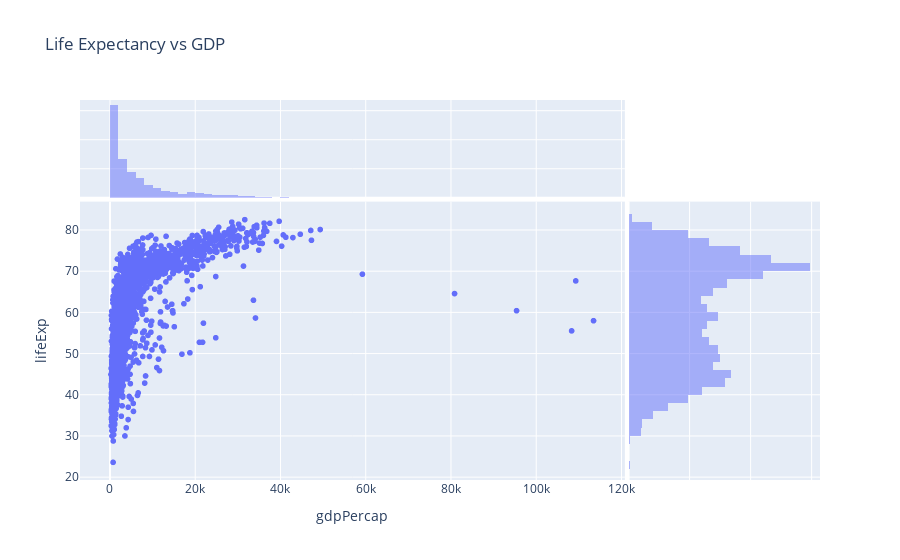

The code cell stored with this chart in its notebook:
### Markdown cell above
[Back to top](#Index:) 

### Problem 11

#### Scatterplot of Life Expectancy vs. GDP including marginal histograms with `plotly`



Create a Scatterplot Life Expectancy vs. GDP including marginals as histograms using `plotly`.

### Code cell
#plotly gdp v life exp marginal_x = "histogram" and y
fig = px.scatter(gapminder, x="gdpPercap", y="lifeExp",
                 marginal_x="histogram", marginal_y="histogram",
                 title="Life Expectancy vs GDP")
fig.show()

### Figure 1 — Plotly figure (JSON) as saved in the notebook; plotly's stock layout.template omitted (floating-point values rounded to 4 significant figures; data arrays with more than 128 entries replaced by an {"elided": "..."} marker saying what was removed)
{"data": [{"hovertemplate": "gdpPercap=%{x}<br>lifeExp=%{y}<extra></extra>", "legendgroup": "", "marker": {"color": "#636efa", "symbol": "circle"}, "mode": "markers", "name": "", "showlegend": false, "type": "scattergl", "x": {"elided": "1704 float values"}, "xaxis": "x", "y": {"elided": "1704 float values"}, "yaxis": "y"}, {"alignmentgroup": "True", "bingroup": "x", "hovertemplate": "gdpPercap=%{x}<br>count=%{y}<extra></extra>", "legendgroup": "", "marker": {"color": "#636efa"}, "name": "", "offsetgroup": "", "opacity": 0.5, "showlegend": false, "type": "histogram", "x": {"elided": "1704 float values"}, "xaxis": "x3", "yaxis": "y3"}, {"alignmentgroup": "True", "bingroup": "y", "hovertemplate": "lifeExp=%{y}<br>count=%{x}<extra></extra>", "legendgroup": "", "marker": {"color": "#636efa"}, "name": "", "offsetgroup": "", "opacity": 0.5, "showlegend": false, "type": "histogram", "xaxis": "x2", "y": {"elided": "1704 float values"}, "yaxis": "y2"}], "layout": {"barmode": "overlay", "legend": {"tracegroupgap": 0}, "title": {"text": "Life Expectancy vs GDP"}, "xaxis": {"anchor": "y", "domain": [0, 0.7363], "title": {"text": "gdpPercap"}}, "xaxis2": {"anchor": "y2", "domain": [0.7413, 1], "matches": "x2", "showgrid": true, "showline": false, "showticklabels": false, "ticks": ""}, "xaxis3": {"anchor": "y3", "domain": [0, 0.7363], "matches": "x", "showgrid": true, "showticklabels": false}, "xaxis4": {"anchor": "y4", "domain": [0.7413, 1], "matches": "x2", "showgrid": true, "showline": false, "showticklabels": false, "ticks": ""}, "yaxis": {"anchor": "x", "domain": [0, 0.7326], "title": {"text": "lifeExp"}}, "yaxis2": {"anchor": "x2", "domain": [0, 0.7326], "matches": "y", "showgrid": true, "showticklabels": false}, "yaxis3": {"anchor": "x3", "domain": [0.7426, 1], "matches": "y3", "showgrid": true, "showline": false, "showticklabels": false, "ticks": ""}, "yaxis4": {"anchor": "x4", "domain": [0.7426, 1], "matches": "y3", "showgrid": true, "showline": false, "showticklabels": false, "ticks": ""}}}
